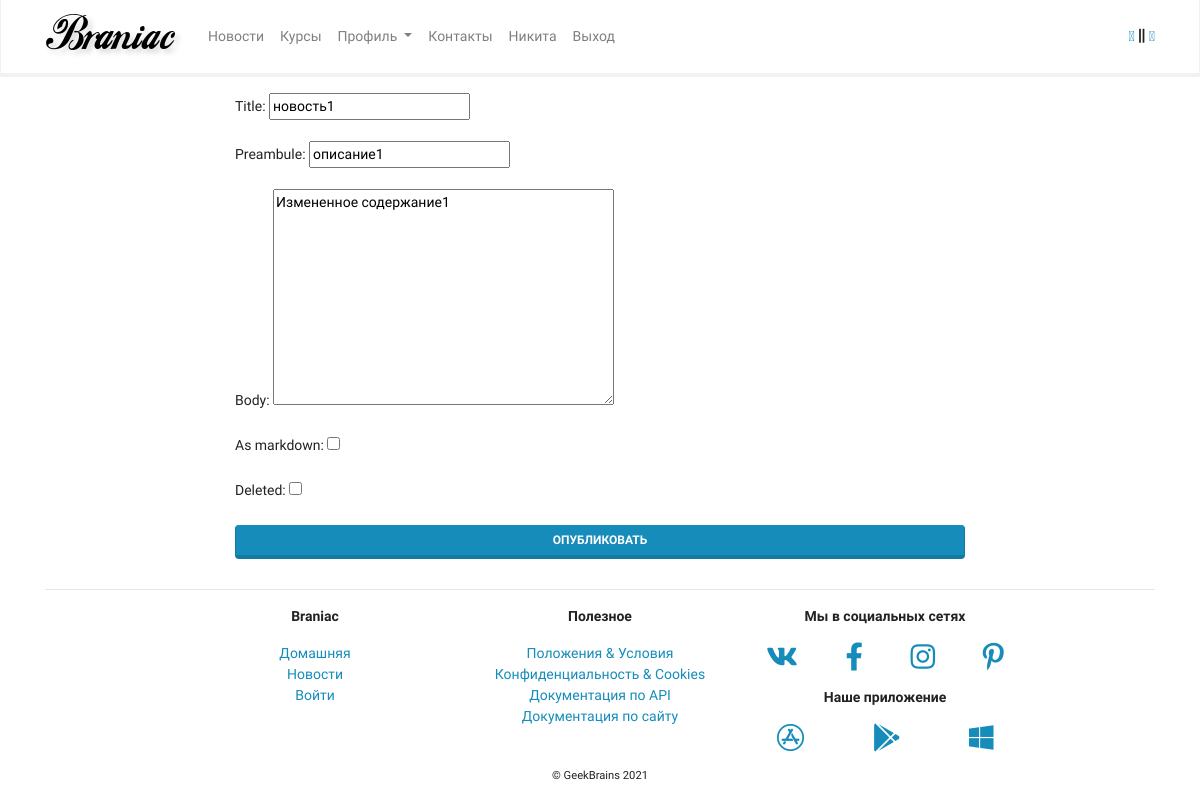
The app's page /mainapp/news/3/update (signed in) with its own data.
### authapp/models.py (models this page shows, shortened)
class User(AbstractBaseUser, PermissionsMixin):
    username_validator = ASCIIUsernameValidator()
    username = models.CharField(_("username"), max_length=150, unique=True,
                                help_text=_("Required. 150 characters or fewer. Letters, digits and @/./+/-/_only."),
                                validators=[username_validator],
                                error_messages={
                                    "unique": _("A user with that username already exists."),
                                },
                                )
    first_name = models.CharField(_("first name"), max_length=150, blank=True)
    last_name = models.CharField(_("last name"), max_length=150, blank=True)
    age = models.PositiveIntegerField(blank=True, null=True)
    avatar = models.ImageField(
        upload_to=users_avatars_path, blank=True, null=True
    )
    email = models.CharField(
        _("email address"),
        max_length=256,
        unique=False,
        null=True,
    )
    is_staff = models.BooleanField(
        _("staff status"),
        default=False,
        help_text=_(
            "Designates whether the user can log into this admin site."
        ),
    )
    is_active = models.BooleanField(
        _("active"),
        default=True,
        help_text=_(
            "Designates whether this user should be treated as active. \
    Unselect this instead of deleting accounts."
        ),
    )
    date_joined = models.DateTimeField(_("date joined"), auto_now_add=True)
    objects = UserManager()
    EMAIL_FIELD = "email"
    USERNAME_FIELD = "username"
    REQUIRED_FIELDS = ["email"]
    class Meta:
        verbose_name = _("user")
        verbose_name_plural = _("users")

### mainapp/models.py (models this page shows, shortened)
class News(models.Model):
    title = models.CharField(max_length=256, verbose_name="Title")
    preambule = models.CharField(max_length=1024, verbose_name="Preambule")
    body = models.TextField(blank=True, null=True, verbose_name="Body")
    body_as_markdown = models.BooleanField(
        default=False, verbose_name="As markdown"
    )
    created = models.DateTimeField(
        auto_now_add=True, verbose_name="Created", editable=False
    )
    updated = models.DateTimeField(
        auto_now=True, verbose_name="Edited", editable=False
    )
    deleted = models.BooleanField(default=False)
    class Meta:
        verbose_name = _("News")
        verbose_name_plural = _("News")
        ordering = ("-created",)

### mainapp/views.py (the view)
# urls.py: path("news/<int:pk>/update", views.NewsUpdateView.as_view(), name="news_update",),
class NewsUpdateView(PermissionRequiredMixin, UpdateView):
    model = mainapp_models.News
    fields = "__all__"
    success_url = reverse_lazy("mainapp:news")
    permission_required = ("mainapp.change_news",)

### mainapp/templates/mainapp/news_form.html (shortened to what this page needs)
{% extends 'mainapp/base.html' %}
{% load crispy_forms_tags %}
{% block content %}
<div class="row justify-content-center pt-3">
    <div class="col-md-12 col-lg-8">
        <form method="post">
            {{ form|crispy }}
            <button type="submit" class="btn btn-primary btn-block">Опубликовать</button>
        </form>
    </div>
</div>
{% endblock content %}

### mainapp/templates/mainapp/includes/inc_main_menu.html (shortened to what this page needs)
<!doctype html>
<html lang="ru">
<head>
    <link rel="stylesheet" href="/static/css/bootstrap.min.css">
    <link rel="stylesheet" href="/static/css/Chart.min.css">
    <link rel="stylesheet" href="/static/css/fontawesome.all.min.css">
</head>
<body>
{% load static %}
<nav class="navbar navbar-expand-lg navbar-light bg-light">
    <div class="container">
        <a class="navbar-brand" href="{% url 'mainapp:index' %}">
            <img src="{% static 'img/logo.png' %}" alt="">
        </a>
        <div class="collapse navbar-collapse" id="navbarSupportedContent">
            <ul class="navbar-nav mr-auto">
                <li
                        class="nav-item {% if request.resolver_match.view_name == 'mainapp:news' %}active{% endif %}">
                    <a class="nav-link" href="{% url 'mainapp:news' %}">Новости</a>
                </li>
                <li
                        class="nav-item {% if request.resolver_match.view_name == 'mainapp:courses' %}active{% endif %}">
                    <a class="nav-link" href="{% url 'mainapp:courses' %}">Курсы</a>
                </li>
                {% if user.is_authenticated %}
                <li class="nav-item dropdown">
                    <a class="nav-link dropdown-toggle" href="#" id="ddProfile"
                       role="button" data-toggle="dropdown" aria-haspopup="true"
                       aria-expanded="false">
                        Профиль
                    </a>
                </li>
                {% else %}
                <li class="nav-item">
                    <a class="nav-link" href="{% url 'authapp:login' %}">Вход</a>
                </li>
                {% endif %}
                <li
                        class="nav-item {% if request.resolver_match.view_name == 'mainapp:contacts' %}active{% endif %}">
                    <a class="nav-link" href="{% url 'mainapp:contacts' %}">Контакты</a>
                </li>
                {% if user.is_authenticated %}
                    <li class="nav-item ">
                        <a class="nav-link" href="{% url 'authapp:edit' user.pk %}">{{ user.first_name|default:user.username}}</a>
                    </li>
                    <li class="nav-item ">
                        <a class="nav-link" href="{% url 'authapp:logout' %}">Выход</a>
                    </li>
                {% else %}
                    <li class="nav-item ">
                        <a class="nav-link" href="{% url 'authapp:login' %}">Вход</a>
                    </li>
                {% endif %}
            </ul>
            <span><a href="#">󰐮</a> <i class="fas fa-grip-lines-vertical"></i> <a
                    href="#">󰏅</a></span>
        </div>
    </div>
</nav>

### records on screen
User: first_name "Никита"
News: title "новость1", preambule "описание1", body "Измененное содержание1"
